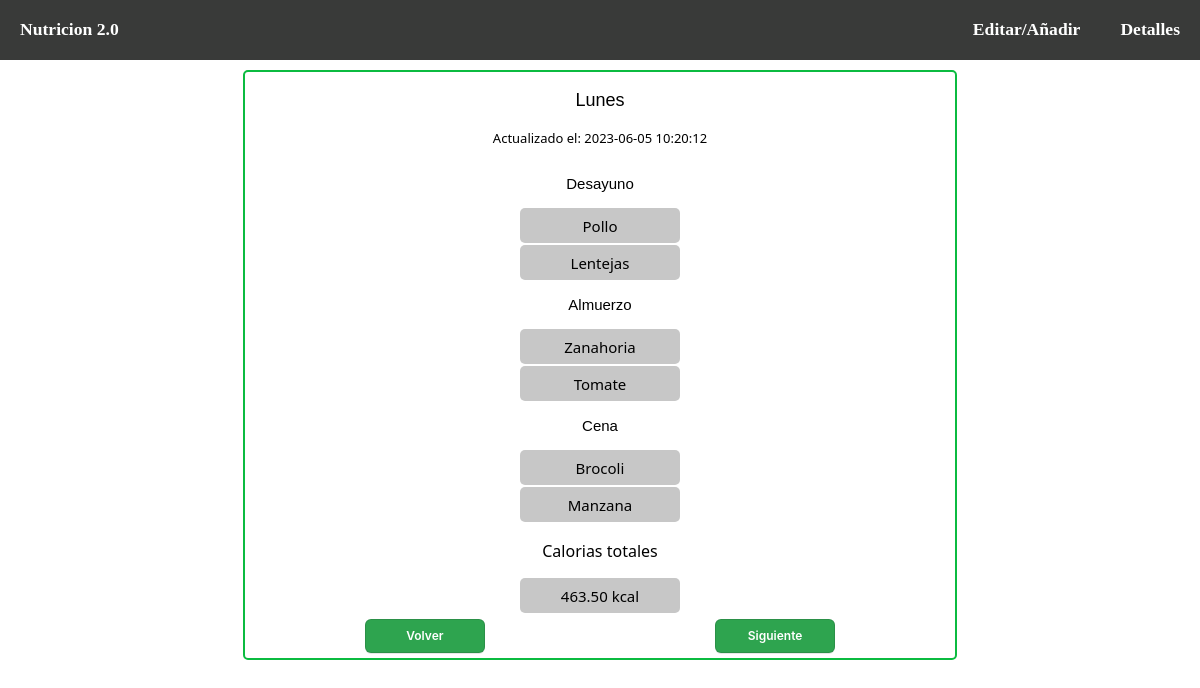
The app's page /views/dieta/verDieta.php?dni=10574649&dia=Lunes (signed in) with its own data.
### tables this page shows
CREATE TABLE `dietas` (
  `id_dieta` int NOT NULL,
  `dia_id` int NOT NULL,
  `id_tipo` int NOT NULL,
  `id_alimento` int NOT NULL,
  `gramos` int NOT NULL,
  `fecha` datetime DEFAULT NULL,
  PRIMARY KEY (`id_dieta`,`dia_id`,`id_tipo`,`id_alimento`),
  KEY `dietas_dia_id_dia_id_dia` (`dia_id`),
  KEY `dietas_id_tipo_tipo_comida_id_tipo` (`id_tipo`),
  KEY `dietas_id_alimento_alimentos_id_alimento` (`id_alimento`),
  CONSTRAINT `dietas_dia_id_dia_id_dia` FOREIGN KEY (`dia_id`) REFERENCES `dia` (`id_dia`),
  CONSTRAINT `dietas_id_alimento_alimentos_id_alimento` FOREIGN KEY (`id_alimento`) REFERENCES `alimentos` (`id_alimento`),
  CONSTRAINT `dietas_id_dieta_pacientes_dni` FOREIGN KEY (`id_dieta`) REFERENCES `pacientes` (`dni`),
  CONSTRAINT `dietas_id_tipo_tipo_comida_id_tipo` FOREIGN KEY (`id_tipo`) REFERENCES `tipo_comida` (`id_tipo`)
);

CREATE TABLE `tipo_comida` (
  `id_tipo` int NOT NULL AUTO_INCREMENT,
  `nombre` varchar(25) NOT NULL,
  PRIMARY KEY (`id_tipo`)
);

CREATE TABLE `alimentos` (
  `id_alimento` int NOT NULL AUTO_INCREMENT,
  `nombre` varchar(100) NOT NULL,
  `calorias` int NOT NULL,
  `vitaminas` varchar(100) NOT NULL,
  `aporte_nutricional` varchar(255) NOT NULL,
  PRIMARY KEY (`id_alimento`),
  UNIQUE KEY `nombre` (`nombre`)
);

### database/consultas.php (called while the page is built, shortened)
<?php
$sql = "SELECT
`nutricionista1`.`dietas`.`fecha` AS `FECHA`,
`nutricionista1`.`dia`.`nombre` AS `DIA`,
`nutricionista1`.`tipo_comida`.`nombre` AS `TIPO`,
`nutricionista1`.`alimentos`.`nombre` AS `ALIMENTO`,
`nutricionista1`.`alimentos`.`vitaminas` AS `VITAMINAS`,
`nutricionista1`.`alimentos`.`aporte_nutricional` AS `NUTRIENTES`,
`nutricionista1`.`dietas`.`gramos` AS `GRAMOS`
FROM
((((`nutricionista1`.`dietas`
JOIN `nutricionista1`.`pacientes` ON ((`nutricionista1`.`dietas`.`id_dieta` = `nutricionista1`.`pacientes`.`dni`)))
JOIN `nutricionista1`.`dia` ON ((`nutricionista1`.`dia`.`id_dia` = `nutricionista1`.`dietas`.`dia_id`)))
JOIN `nutricionista1`.`tipo_comida` ON ((`nutricionista1`.`dietas`.`id_tipo` = `nutricionista1`.`tipo_comida`.`id_tipo`)))
JOIN `nutricionista1`.`alimentos` ON ((`nutricionista1`.`dietas`.`id_alimento` = `nutricionista1`.`alimentos`.`id_alimento`)))
WHERE
((`nutricionista1`.`dia`.`nombre` = :dia)
    AND (`nutricionista1`.`pacientes`.`dni` = :dni))";
$sql1 = "SELECT
ROUND(SUM(((`alimentos`.`calorias` * `dietas`.`gramos`) / 100)),
        2) AS `CaloriasTotales`
FROM
((((`dietas`
JOIN `pacientes` ON ((`dietas`.`id_dieta` = `pacientes`.`dni`)))
JOIN `dia` ON ((`dia`.`id_dia` = `dietas`.`dia_id`)))
JOIN `tipo_comida` ON ((`dietas`.`id_tipo` = `tipo_comida`.`id_tipo`)))
JOIN `alimentos` ON ((`dietas`.`id_alimento` = `alimentos`.`id_alimento`)))
WHERE
((`dia`.`nombre` = :dia)
    AND (`pacientes`.`dni` = :dni))";
?>

### views/dieta/verDieta.php (the view, shortened to what this page needs)
<?php
    require_once("../../database/database.php");
    require_once("../../database/consultas.php");
    if(isset($_GET["dni"]) && isset($_GET["dia"])){
        $dni = $_GET["dni"];
        $dia = $_GET["dia"];
        if($_GET["dia"] == "Lunes"){
            $anterior = "Lunes";
            $siguiente = "Martes";
        }else if($_GET["dia"] == "Martes"){
            $anterior = "Lunes";
            $siguiente = "Miercoles";
        }else if($_GET["dia"] == "Miercoles"){
            $anterior = "Martes";
            $siguiente = "Jueves";
        }else if($_GET["dia"] == "Jueves"){
            $anterior = "Miercoles";
            $siguiente = "Viernes";
        }else if($_GET["dia"] == "Viernes"){
            $anterior = "Jueves";
            $siguiente = "Sabado";
        }else if($_GET["dia"] == "Sabado"){
            $anterior = "Viernes";
            $siguiente = "Domingo";
        }else if($_GET["dia"] == "Domingo"){
            $anterior = "Sabado";
        }
    }
    $registros1=$conn->prepare($sql);
	$registros1->execute(array(":dni"=>$dni,":dia"=>$dia));
	$registros=$registros1->fetchAll();
    $tipo = " ";
    $calorias = $conn->prepare($sql1);
    $calorias->execute(array(":dia"=>$dia,":dni"=>$dni));
    $count = $calorias->fetchColumn();
    $fecha = " ";
    foreach($registros as $key){
        $fecha = $key["FECHA"];
    }
?>
<!DOCTYPE html>
<html lang="en">
<head>
    <link rel="stylesheet" href="./dieta.css">
</head>
<body>
    <header class="main-header">
			<a class="text-header" href="../../index.php">
				<span class="site-name">Nutricion 2.0</span>
			</a>
			<a class="text-header1" href="detalles.php?dni=<?php echo $dni?>&dia=<?php echo $dia?>">
			 <span class="site-name">Detalles</span>
            </a>
            <a class="text-header1" href="../../forms/dieta/editarDieta.php?dni=<?php echo $dni?>&dia=<?php echo $dia?>">
			 <span class="site-name">Editar/Añadir</span>
            </a>
	</header>
    <div class="container">
        <div class="container-item">
                <div class="title">
                    <p class="text-day"><?php echo $dia?></p>
                    <?php if($fecha !== " "): ?>
                    <p class="text-date">Actualizado el: <?php echo $fecha;?></p>
                    <?php endif;?>
                </div>
                <?php if($registros): ?>
                <?php foreach ($registros as $key):?>
                <?php if($key["TIPO"] !== $tipo): ?>
                <?php $tipo = $key["TIPO"] ?>
                <div class="body">
                    <p class="tipo-text"><?php echo $key["TIPO"]?></p>
                </div>
                <?php endif;?>
                <div class="list-group">
                    <div class="list-item"><?php echo $key["ALIMENTO"]?></div>
                </div>
                <?php endforeach; ?>
                <div class="list-group">
                    <p class="text-calorias">Calorias totales</p>
                    <div class="list-item"><?php echo $count?> kcal</div>
                </div>
                <?php else:?>
                    <div class="list-group">
                        <h2>No hay dietas registradas para este dia</h2>
                    </div>
                <?php endif;?>
                <div class="btn-mood">
                    <a href="verDieta.php?dni=<?php echo $dni?>&dia=<?php echo $anterior?>">
                        <button class="btn">Volver</button>
                    </a>
                    <a href="verDieta.php?dni=<?php echo $dni?>&dia=<?php echo $siguiente?>">
                        <button class="btn">Siguiente</button>
                    </a>
                </div>
            </div>
    </div>
</body>
</html>

### views/dieta/dieta.css (style rules this page uses)
.container { margin-top:70px; display:flex; flex-direction: column; justify-content: center; align-items: center; }
.container-item { display: flex; flex-direction: column; border: 2px solid #0bbb40; width: 60%; border-radius: 5px; }
.title { text-align: center; font-family: Arial, Helvetica, sans-serif; font-size: 18px; }
.text-date { font-size: 13px; font-family: 'Segoe UI', Tahoma, Geneva, Verdana, sans-serif; }
.text-calorias { font-family: 'Segoe UI', Tahoma, Geneva, Verdana, sans-serif; }
.body { display: flex; justify-content: center; font-family: Arial, Helvetica, sans-serif; font-size: 15px; }
.list-item { display: flex; align-items: center; justify-content: center; height: 35px; width: 160px; background-color: rgb(199, 199, 199); font-family: 'Segoe UI', Tahoma, Geneva, Verdana, sans-serif; font-size: 15px; border-radius: 5px ; text-align: center; }
.list-group { display: flex; justify-content: center; margin: 1px; flex-direction: column; align-items: center; }
.btn { appearance: none; background-color: #2ea44f; border: 1px solid rgba(27, 31, 35, .15); border-radius: 6px; box-shadow: rgba(27, 31, 35, .1) 0 1px 0; box-sizing: border-box; color: #fff; cursor: pointer; display: inline-block; font-family: -apple-system,system-ui,"Segoe UI",Helvetica,Arial,sans-serif,"Apple Color Emoji","Segoe UI Emoji"; font-size: 12px; font-weight: 600; line-height: 20px; padding: 6px 16px; position: relative; text-align: center; text-decoration: none; user-select: none; width: 120px; -webkit-user-select: none; touch-action: manipulation; vertical-align: middle; white-space: nowrap; }
.btn-mood { margin: 5px; display: flex; justify-content: space-around; }
.main-header { background: #393a39; color: white; height: 60px; width: 100%; left: 0; top: 0; position: fixed; }
.main-header a { color: white; }
.text-header { float: left; margin-top: 4px; padding: 15px 0 0 20px; text-decoration: none; font-family: Cambria, Cochin, Georgia, Times, 'Times New Roman', serif; }
.text-header .site-name { font-weight: 700; font-size: 1.1em; }
.text-header1 { float: right; margin-top: 4px; margin-right: 20px; padding: 15px 0 0 20px; text-decoration: none; font-family: Cambria, Cochin, Georgia, Times, 'Times New Roman', serif; }
.text-header1 .site-name { font-weight: 700; font-size: 1.1em; }

### records on screen
dietas: fecha "2023-06-05 10:20:12", id_alimento.nombre "Manzana"
dietas: id_tipo.nombre "Desayuno", id_alimento.nombre "Pollo"
dietas: id_alimento.nombre "Lentejas"
dietas: id_tipo.nombre "Almuerzo", id_alimento.nombre "Zanahoria"
dietas: id_alimento.nombre "Tomate"
dietas: id_tipo.nombre "Cena", id_alimento.nombre "Brocoli"

### other values on screen
$dia "Lunes"
$count "463.50"
